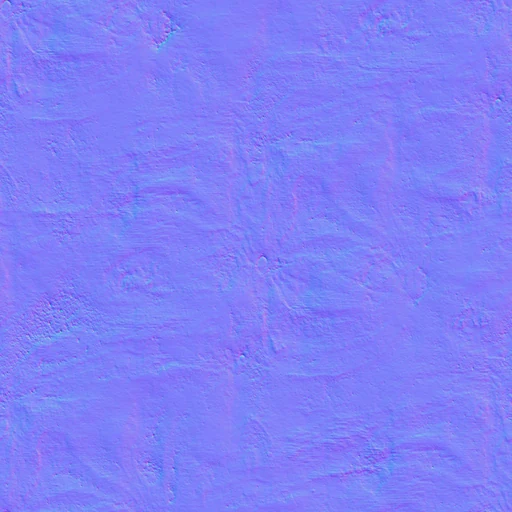
#> input picture integral/aset/beton_n.webp, 512 x 512 px, given in place of Concrete034_1K-JPG_Color.jpg, which was not available
$ python buat_aset.py ../../integral/aset/beton_n.webp
#> lines starting #> are read from the running program, lines starting #| are printed output that depends on the picture
"""Ubah unduhan ambientCG (1K JPG) dan Poly Haven (HDR 1k) menjadi aset kecil di integral/aset/.
Pakai: python3 tools/realisme-pos1/buat_aset.py DIR_UNDUHAN   (isi: Concrete034/, Ground054/, Planks023A/, Rock058/, kloofendal_1k.hdr)
Warna dasar dinormalkan terang dan sedikit tak jenuh supaya warna tema (vertex color) tetap memimpin dan
tekstur hanya memberi detail. Peta normal memakai NormalGL (konvensi three.js). Tanpa AO (ditunda)."""
import sys,os,struct
import numpy as np
from PIL import Image
SRC=sys.argv[1];OUT=os.path.join(os.path.dirname(os.path.abspath(__file__)),'..','..','integral','aset')
os.makedirs(OUT,exist_ok=True)
# nama keluaran: (folder, awalan berkas, terang sasaran, sisa warna asli 0..1, kualitas warna)
TEK={'beton':('Concrete034',.86,.25,78),'tanah':('Ground054',.86,.30,76),'kayu':('Planks023A',.8,.55,80),'batu':('Rock058',.84,.25,76)}
def muat(d,suf):return Image.open(os.path.join(SRC,d,f'{d}_1K-JPG_{suf}.jpg'))
#> called with d = 'Concrete034', suf = 'Color'
#> returned value is the input picture: PIL image 512x512 RGB; mean R, G, B 127.6, 127.6, 247.6
tot=0
for nama,(d,terang,warna,qw) in TEK.items():
    c=np.asarray(muat(d,'Color').convert('RGB').resize((512,512),Image.LANCZOS)).astype(np.float32)/255
    if terang:
        lum=(c*[.299,.587,.114]).sum(-1,keepdims=True)
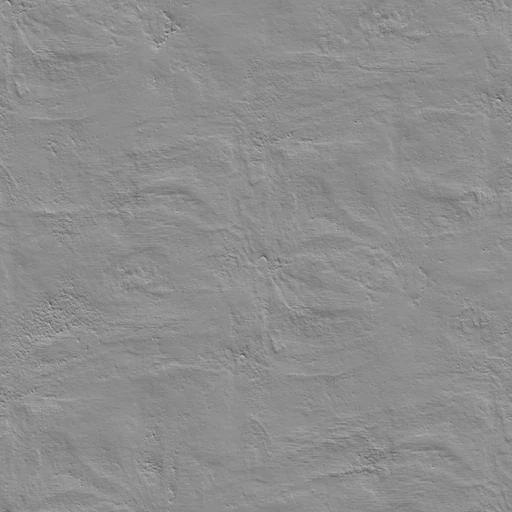
#> lum: shape (512, 512, 1) float64; min 0.309, max 0.753, mean 0.554
        c=lum+(c-lum)*warna                       # kurangi jenuh
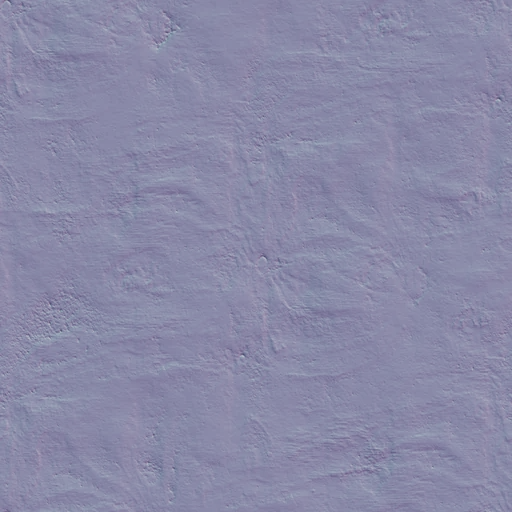
#> c: shape (512, 512, 3) float64; mean R, G, B 0.541, 0.541, 0.658
        c=c*(terang/max(1e-3,float(c.mean())))     # samakan rata-rata terang
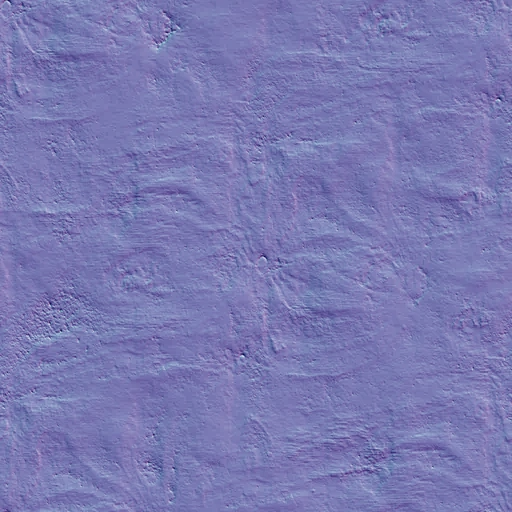
#> c: shape (512, 512, 3) float64; mean R, G, B 0.802, 0.802, 0.976; drawn with min black and max white
        c=np.clip(c,0,1)
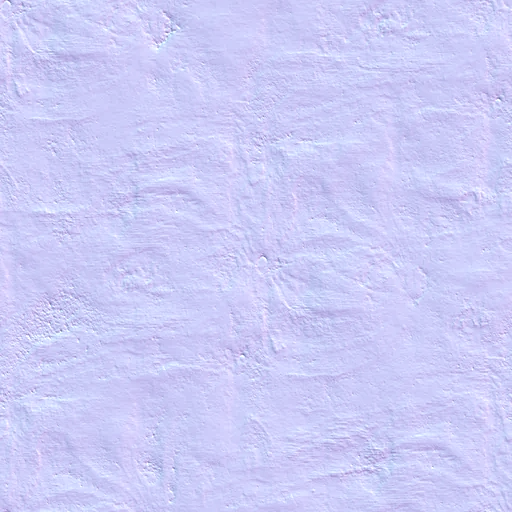
#> c: shape (512, 512, 3) float64; mean R, G, B 0.802, 0.802, 0.972
    p=os.path.join(OUT,nama+'.webp');Image.fromarray((c*255+.5).astype(np.uint8)).save(p,'WEBP',quality=qw,method=6)
    n=muat(d,'NormalGL').convert('RGB').resize((512,512),Image.LANCZOS)
#> call 2 of muat, with d = 'Concrete034', suf = 'NormalGL'
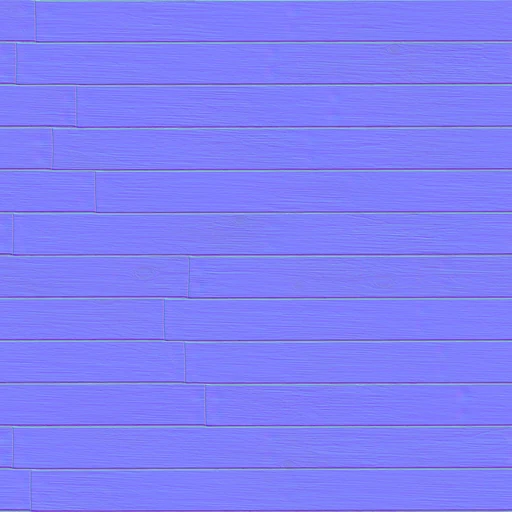
#> input picture integral/aset/kayu_n.webp, 512 x 512 px, given in place of Concrete034_1K-JPG_NormalGL.jpg, which was not available
#> in muat, returned value is the input picture: PIL image 512x512 RGB; mean R, G, B 127.6, 127.3, 247.4
    pn=os.path.join(OUT,nama+'_n.webp');n.save(pn,'WEBP',quality=88,method=6)
    for q in (p,pn):print(os.path.basename(q),os.path.getsize(q)//1024,'KB');tot+=os.path.getsize(q)
#> (the run stopped early here; a loop or call above may not have finished)
